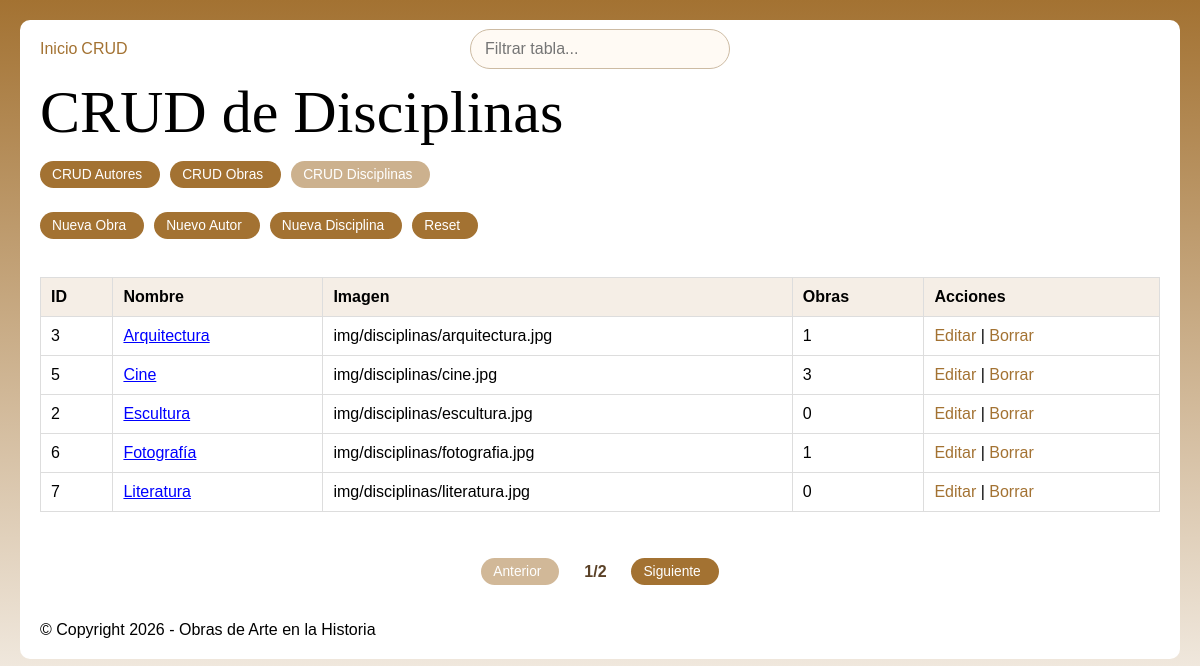
Before: /crud/listado_crud_disciplinas.php with the older database file.
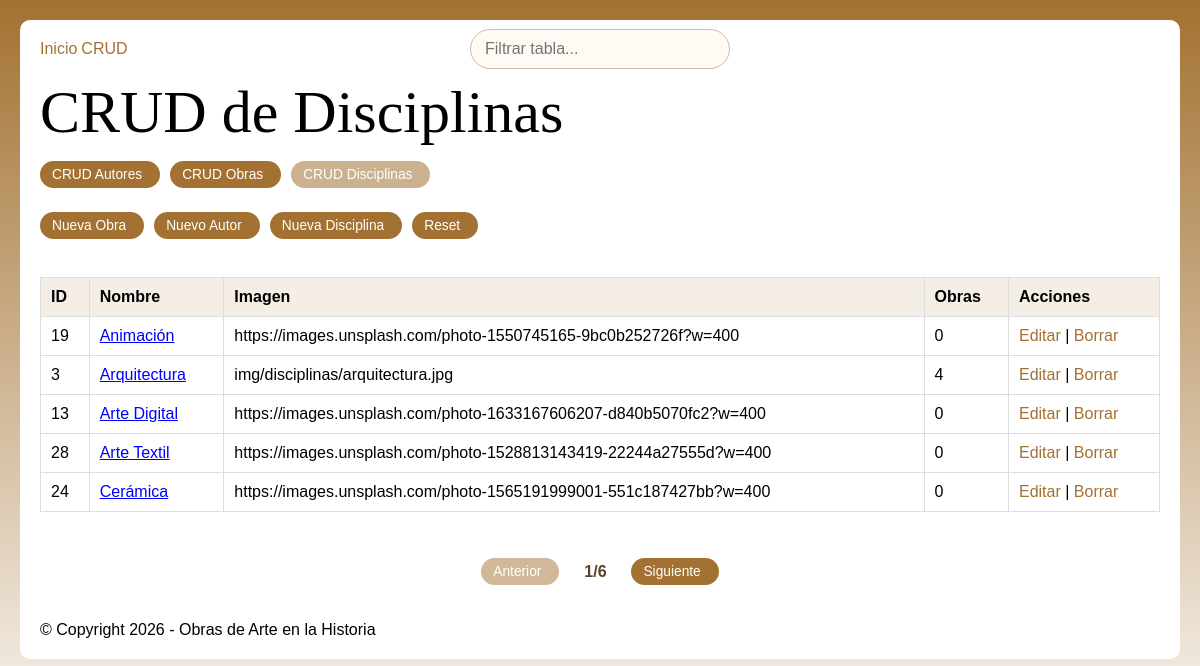
After: the same page with the newer database file.
### tables this page shows
CREATE TABLE `disciplinas` (
  `id` int NOT NULL AUTO_INCREMENT,
  `nombre` varchar(100) NOT NULL,
  `imagen` varchar(255) DEFAULT NULL,
  PRIMARY KEY (`id`)
);

### crud/listado_crud_disciplinas.php (the view, shortened to what this page needs)
<?php
require_once '../functions.php';
$filas_por_pagina = 5;
$pagina_actual = isset($_GET['pagina']) ? (int) $_GET['pagina'] : 1;
$total_disciplinas_resultado = consulta("SELECT COUNT(*) AS total FROM disciplinas");
$total_disciplinas = (int) $total_disciplinas_resultado[0]['total'];
$total_paginas = max(1, (int) ceil($total_disciplinas / $filas_por_pagina));
$offset = ($pagina_actual - 1) * $filas_por_pagina;
$sql = "
SELECT
    disciplinas.id,
    disciplinas.nombre,
    disciplinas.imagen,
    COUNT(DISTINCT obras_disciplinas.obra_id) AS total_obras
FROM disciplinas
LEFT JOIN obras_disciplinas ON disciplinas.id = obras_disciplinas.disciplina_id
GROUP BY disciplinas.id, disciplinas.nombre, disciplinas.imagen
ORDER BY disciplinas.nombre ASC
LIMIT $filas_por_pagina OFFSET $offset
";
$disciplinas = consulta($sql);
?>
<h1>CRUD de Disciplinas</h1>
<div class="crud-panel-tabs">
    <a class="btn btn-panel" href="listado_crud_autores.php">CRUD Autores</a>
    <a class="btn btn-panel" href="listado_crud_obras.php">CRUD Obras</a>
    <span class="btn btn-panel btn-panel-activo">CRUD Disciplinas</span>
</div>
<div class="crud-acciones">
    <a class="btn" href="create_obra.php">Nueva Obra</a>
    <a class="btn" href="create_autor.php">Nuevo Autor</a>
    <a class="btn" href="create_disciplina.php">Nueva Disciplina</a>
    <a class="btn" href="reset.php">Reset</a>
</div>
<div class="tabla-scroll">
    <table class="tabla-crud">
        <thead>
            <tr>
                <th>ID</th>
                <th>Nombre</th>
                <th>Imagen</th>
                <th>Obras</th>
                <th>Acciones</th>
            </tr>
        </thead>
        <tbody>
            <?php if (empty($disciplinas)): ?>
                <tr>
                    <td colspan="5">No hay disciplinas registradas.</td>
                </tr>
            <?php else: ?>
                <?php foreach ($disciplinas as $disciplina): ?>
                    <tr>
                        <td><?= $disciplina['id'] ?></td>
                        <td><a class="enlace-autor" href="../infoDisciplina.php?id=<?= $disciplina['id'] ?>&volver=crud_disciplinas"><?= $disciplina['nombre'] ?></a></td>
                        <td><?= $disciplina['imagen'] ?: '-' ?></td>
                        <td><?= $disciplina['total_obras'] ?></td>
                        <td>
                            <a href="update_disciplina.php?id=<?= $disciplina['id'] ?>">Editar</a> |
                            <a href="delete_disciplina.php?id=<?= $disciplina['id'] ?>" onclick="return confirm('&iquest;Seguro que quieres borrar esta disciplina?')">Borrar</a>
                        </td>
                    </tr>
                <?php endforeach; ?>
            <?php endif; ?>
        </tbody>
    </table>
</div>
<?php render_pagination_controls($pagina_actual, $total_paginas); ?>

### functions.php (shortened to what this page needs)
<?
function getheader()
{
    include __DIR__ . '/inc/header.php';
}
function getfooter()
{
    include __DIR__ . '/inc/footer.php';
}
function conn()
{
    $conn = new mysqli(SERV, USER, PASS, DBNM);
    $conn->set_charset("utf8mb4");
    return $conn;
}
function consulta($sql)
{
    $conn = conn();
    $result = $conn->query($sql);
    $data = [];
    if ($result->num_rows > 0) {
        while ($row = $result->fetch_assoc()) {
            $data[] = $row;
        }
    }
    return $data;
}
function pagination_url($page)
{
    $params = $_GET;
    $params['pagina'] = $page;
    return basename($_SERVER['SCRIPT_NAME']) . '?' . http_build_query($params);
}
function render_pagination_controls($pagina_actual, $total_paginas)
{
    echo '<div class="paginacion-galeria">';
    if ($pagina_actual > 1) {
        echo '<a class="btn" href="' . htmlspecialchars(pagination_url($pagina_actual - 1)) . '">Anterior</a>';
    } else {
        echo '<span class="btn btn-disabled">Anterior</span>';
    }
    echo '<span class="paginacion-indicador">' . $pagina_actual . '/' . $total_paginas . '</span>';
    if ($pagina_actual < $total_paginas) {
        echo '<a class="btn" href="' . htmlspecialchars(pagination_url($pagina_actual + 1)) . '">Siguiente</a>';
    } else {
        echo '<span class="btn btn-disabled">Siguiente</span>';
    }
    echo '</div>';
}

Changed rows visible on the page:
no longer on this page (row unchanged): disciplinas: id "5", nombre "Cine", imagen "img/disciplinas/cine.jpg", total_obras "3"
no longer on this page (row unchanged): disciplinas: id "2", nombre "Escultura", imagen "img/disciplinas/escultura.jpg", total_obras "0"
no longer on this page (row unchanged): disciplinas: id "6", nombre "Fotografía", imagen "img/disciplinas/fotografia.jpg", total_obras "1"
no longer on this page (row unchanged): disciplinas: id "7", nombre "Literatura", imagen "img/disciplinas/literatura.jpg", total_obras "0"
added disciplinas: id "19", nombre "Animación", imagen "https://images.unsplash.com/photo-1550745165-9bc0b252726f?w=400", total_obras "0"
computed for disciplinas "Arquitectura": total_obras "1" → "4"
added disciplinas: id "13", nombre "Arte Digital", imagen "https://images.unsplash.com/photo-1633167606207-d840b5070fc2?w=400", total_obras "0"
added disciplinas: id "28", nombre "Arte Textil", imagen "https://images.unsplash.com/photo-1528813143419-22244a27555d?w=400", total_obras "0"
added disciplinas: id "24", nombre "Cerámica", imagen "https://images.unsplash.com/photo-1565191999001-551c187427bb?w=400", total_obras "0"
Other visible differences:
$total_paginas: "2" → "6"
